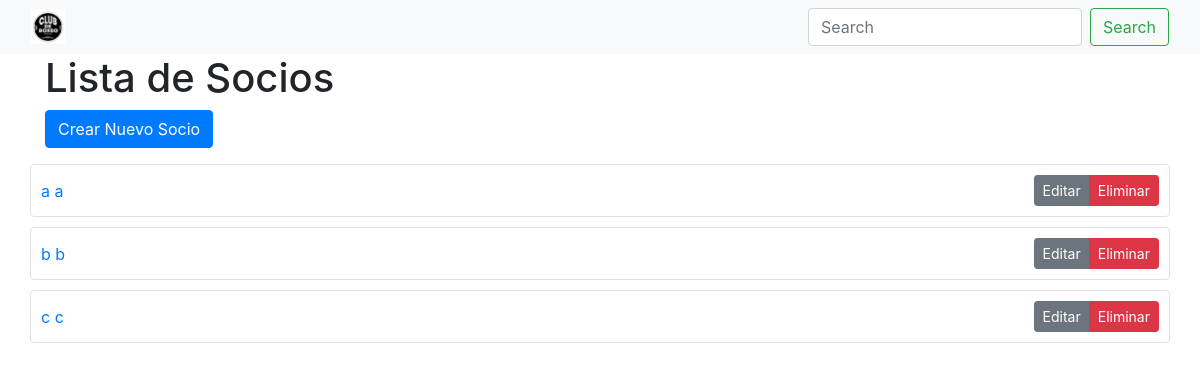
The page /socios/ on the database as committed earlier.
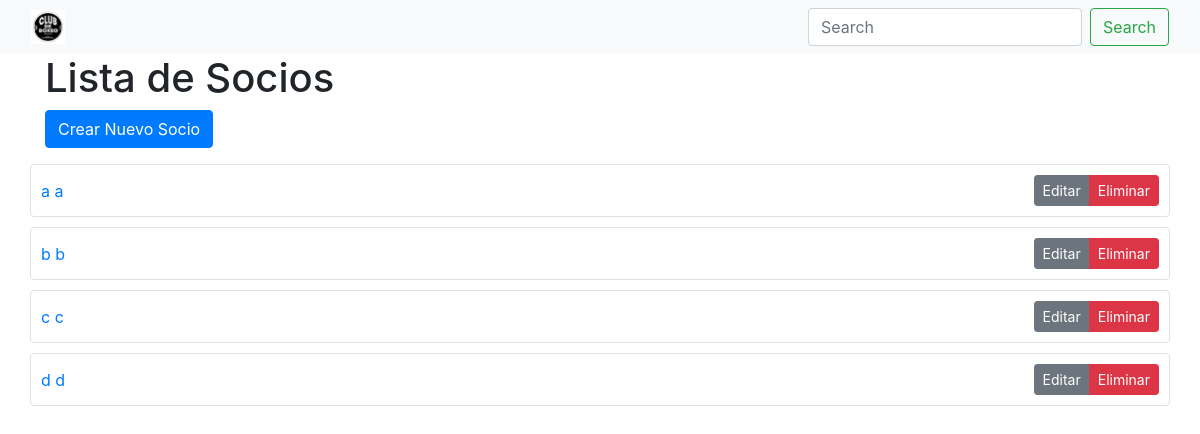
The same page on the database as committed later.
### gimnasio/models.py (models this page shows, shortened)
class Socio(models.Model):
    usuario = models.ForeignKey(Usuario, on_delete=models.CASCADE)  # Enlace a la tabla de usuarios
    nombre = models.CharField(max_length=255)
    apellido = models.CharField(max_length=255)
    dni = models.CharField(max_length=20)  # Asumiendo que el DNI es una cadena
    gimnasio = models.ForeignKey(Gimnasio, on_delete=models.CASCADE, related_name="socios",default=None)
    tipo_mensualidad = models.ForeignKey('TipoMensualidad', on_delete=models.SET_NULL, null=True, blank=True) # Relación con TipoMensualidad
    clases_restantes = models.IntegerField(default=0)
    fecha_vencimiento = models.DateField(null=True, blank=True) # Nuevo Campo
    class Meta:
        db_table = 'Socios'
        verbose_name = 'Socio'
        verbose_name_plural = 'Socios'

### gimnasio/views.py (the view)
# urls.py: path('socios/', views.lista_socios, name='lista_socios'),
def lista_socios(request):
    socios = Socio.objects.all()
    return render(request, 'lista_socios.html', {'socios': socios})

### gimnasio/templates/lista_socios.html (shortened to what this page needs)
{% extends "base.html" %}
{% load static %}
{% block content %}
<!DOCTYPE html>
<html lang="es">
<head>
    <link rel="stylesheet" href="https://stackpath.bootstrapcdn.com/bootstrap/4.5.2/css/bootstrap.min.css">
</head>
<body>
    <div class="container">
        <h1>Lista de Socios</h1>
        <a href="{% url 'crear_socio' %}" class="btn btn-primary mb-3">Crear Nuevo Socio</a>
        <div class="row">
            {% for socio in socios %}
                <div class="socio-item w-100">
                    <a href="{% url 'detalle_socio' socio.pk %}" style="text-decoration:none;">
                     {{ socio.nombre }} {{ socio.apellido }}
                    </a>
                    <div class="btn-group">
                        <a href="{% url 'editar_socio' socio.pk %}" class="btn btn-sm btn-secondary">Editar</a>
                        <button type="button" class="btn btn-sm btn-danger" data-toggle="modal" data-target="#eliminarModal{{ socio.pk }}">Eliminar</button>
                    </div>
                </div>
            {% endfor %}
        </div>
    </div>
</body>
</html>
{% endblock %}

Rows that differ between the two databases and show on the page:
added Socio: nombre "d", apellido "d"
